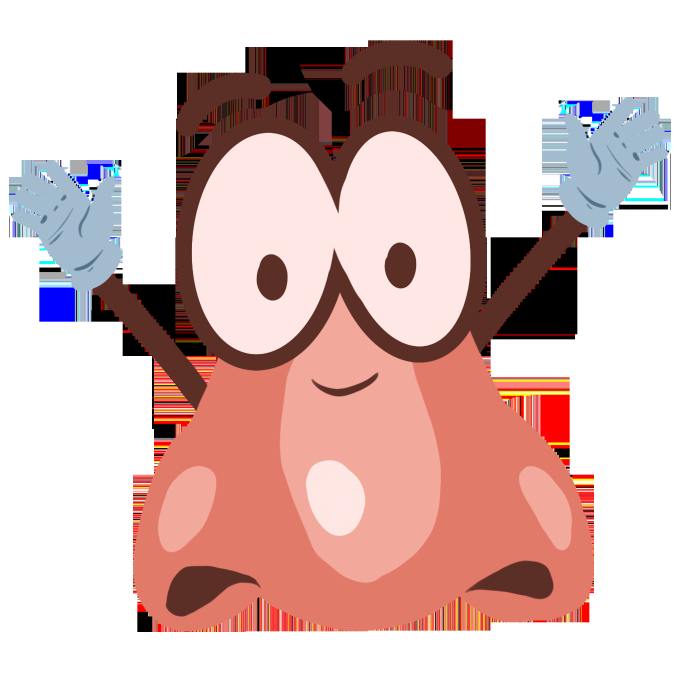
#> input picture images/nose.png, 2048 x 2048 px, found by its file name (shown at 1/3 size)
$ python nose_filter_haar.py
#> lines starting #> are read from the running program, lines starting #| are printed output that depends on the picture
import cv2
import cvzone

cap = cv2.VideoCapture(0)
cascade = cv2.CascadeClassifier('Haar_Classifier/haarcascade_frontalface_default.xml')
overlay = cv2.imread('images/nose.png', cv2.IMREAD_UNCHANGED)
#> overlay is the input picture: shape (2048, 2048, 4); mean B, G, R, A 183.2, 186.2, 215.9, 107.8
#print(overlay)
while True:
    _, frame = cap.read()
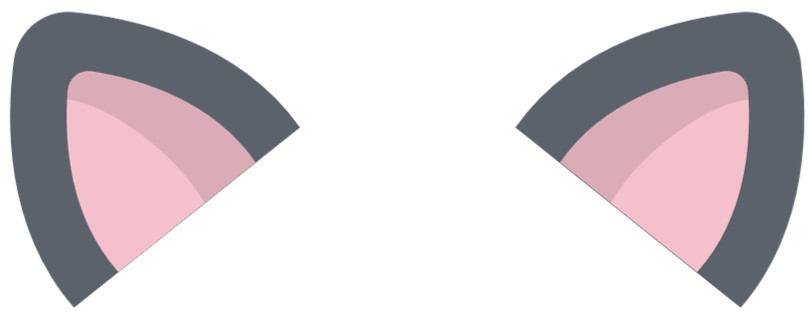
#> input picture images/cat_ear.jpg, 811 x 312 px, given in place of the camera
#> frame is the input picture: shape (312, 811, 3); mean B, G, R 209.9, 205.5, 212.8
    gray_scale = cv2.cvtColor(frame, cv2.COLOR_BGR2GRAY)
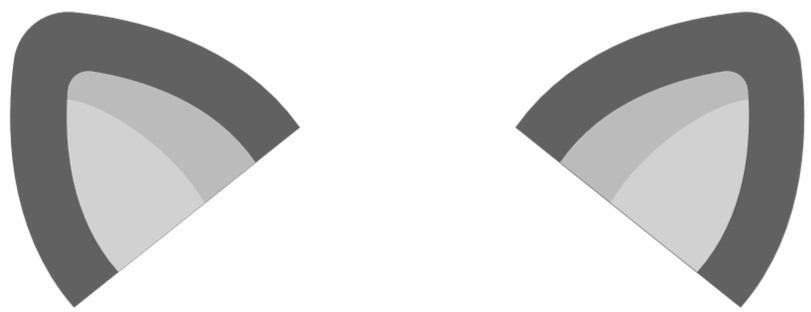
#> gray_scale: shape (312, 811); min 84, max 255, mean 208.2
    faces = cascade.detectMultiScale(gray_scale)
#> faces = ()
    for (x, y, w , h) in faces:
        cv2.rectangle(frame, (x, y), (x+w, y+h), (255,0,0), 2)

        overlay_resize = cv2.resize(overlay,(int(w/1.5),int(h/2)))
        frame = cvzone.overlayPNG(frame, overlay_resize,[x+30,y+50])
#> this loop made 0 passes

    cv2.imshow('Snap filter', frame)
    if cv2.waitKey(10) == ord('q'):
#> (key q is pressed here)
        break
